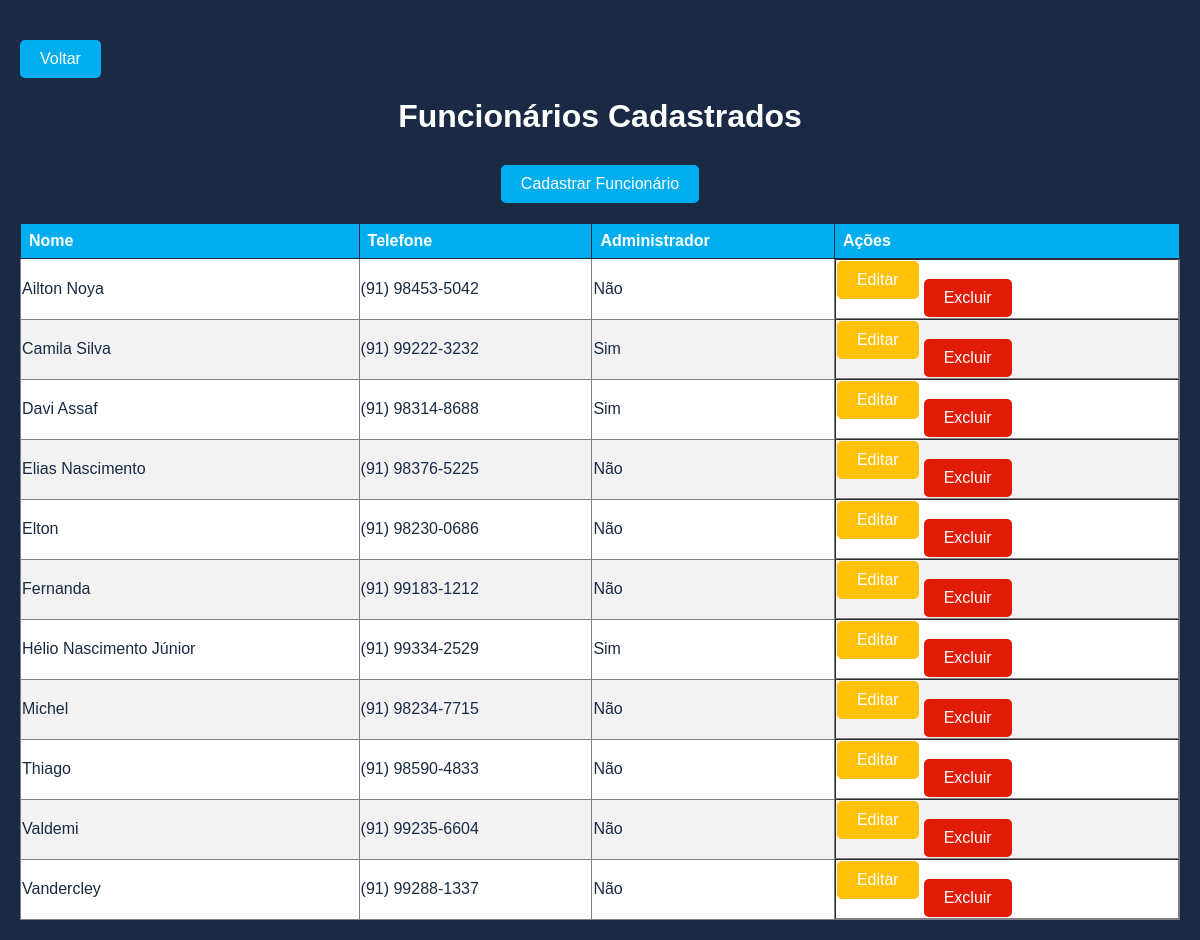
Page /menu/funcionarios/index.php (signed in) on the committed database.
### tables this page shows
CREATE TABLE IF NOT EXISTS `funcionarios` (
  `id_funcionario` int NOT NULL AUTO_INCREMENT,
  `nome` varchar(100) NOT NULL,
  `telefone` varchar(25) NOT NULL,
  `email` varchar(250) DEFAULT NULL,
  `senha` varchar(255) DEFAULT NULL,
  `administrador` tinyint NOT NULL DEFAULT '0',
  PRIMARY KEY (`id_funcionario`),
  UNIQUE KEY `id` (`id_funcionario`)
);

### menu/funcionarios/index.php (the view, shortened to what this page needs)
<?php
include '../conn.php';
$query = "SELECT * FROM funcionarios ORDER BY nome ASC";
$result = $conn->query($query);
?>
<!DOCTYPE html>
<html>
<head>
    <link rel="stylesheet" href="style.css">
</head>
<body>
    <div class="back-button">
        <a href="..">Voltar</a>
    </div>
    <h1>Funcionários Cadastrados</h1>
    <div class="cadastro-button">
        <a href="cadastrar_funcionario">
            <button>Cadastrar Funcionário</button>
        </a>
    </div>
    <table border="1">
        <thead>
            <tr>
                <th>Nome</th>
                <th>Telefone</th>
                <th>Administrador</th>
                <th>Ações</th>
            </tr>
        </thead>
        <tbody>
            <?php while ($row = $result->fetch_assoc()): ?>
                <tr>
                    <td><?php echo $row['nome']; ?></td>
                    <td><?php echo $row['telefone']; ?></td>
                    <td><?php echo $row['administrador'] == 1 ? "Sim" : "Não"; ?></td>
                    <td class="actions">
                        <div class="edit-button">
                            <a href="editar_funcionario?id_funcionario=<?php echo $row['id_funcionario']; ?>">
                                <button>Editar</button>
                            </a>
                        </div>
                        <div>
                            <a href="excluir.php?id_funcionario=<?php echo $row['id_funcionario']; ?>">
                                <button class="delete-button">Excluir</button>
                            </a>
                        </div>
                    </td>
                </tr>
            <?php endwhile; ?>
        </tbody>
    </table>
</body>
</html>

### menu/funcionarios/style.css (style rules this page uses)
h1 { text-align: center; margin-top: 20px; }
.cadastro-button { text-align: center; margin: 20px 0; }
.cadastro-button button { min-width: 150px; }
.edit-button button { background-color: #FFC107; color: white; margin-right: 5px; }
.actions { display: flex; }

### menu/styles.css (style rules this page uses)
body { background-color: var(--primary-color); font-family: var(--font-family); color: var(--secondary-color); margin: 0; padding: 20px; font-family: Arial, Helvetica, sans-serif; }
h1 { text-align: center; }
h1, h2, h3 { margin-bottom: 30px; }
button { background-color: var(--accent-color); color: var(--secondary-color); border: none; padding: 10px 20px; border-radius: var(--border-radius); cursor: pointer; font-size: 1em; transition: background-color 0.3s ease; }
.back-button { margin: 20px; }
.back-button a { background-color: var(--accent-color); color: var(--secondary-color); text-decoration: none; transition: background-color 0.2s, color 0.2s; font-weight: 500; font-size: 1rem; display: inline-block; padding: 10px 20px; border-radius: var(--border-radius); }
.back-button { margin: 20px 0; text-align: left; }
.table-style, table { width: 100%; border-collapse: collapse; background-color: var(--secondary-color); color: var(--primary-color); }
.table-style th, table th { background-color: var(--accent-color); color: var(--secondary-color); border: 1px solid var(--primary-color); padding: 8px; text-align: left; }
.table-style tr:nth-child(even), table tr:nth-child(even) { background-color: var(--neutral-color); }
.delete-button { background-color: #e01c06; color: white; margin-top: 18px; border: none; padding: 10px 20px; border-radius: var(--border-radius); cursor: pointer; font-size: 1em; transition: background-color 0.3s ease; }

### menu/config.css (style rules this page uses)
:root { --primary-color: #1A2A44; --secondary-color: #FFFFFF; --accent-color: #00AEEF; --accent-hover-color: #008FCC; --neutral-color: #F2F2F2; --font-family: Arial, sans-serif; --border-radius: 5px; --container-radius: 10px; --shadow: 0 0 15px rgba(0, 0, 0, 0.2); }

### rows in the picture
funcionarios: nome "Ailton Noya", telefone "(91) 98453-5042", administrador "Não"
funcionarios: nome "Camila Silva", telefone "(91) 99222-3232", administrador "Sim"
funcionarios: nome "Davi Assaf", telefone "(91) 98314-8688", administrador "Sim"
funcionarios: nome "Elias Nascimento", telefone "(91) 98376-5225", administrador "Não"
funcionarios: nome "Elton", telefone "(91) 98230-0686", administrador "Não"
funcionarios: nome "Fernanda", telefone "(91) 99183-1212", administrador "Não"
funcionarios: nome "Hélio Nascimento Júnior", telefone "(91) 99334-2529", administrador "Sim"
funcionarios: nome "Michel", telefone "(91) 98234-7715", administrador "Não"
funcionarios: nome "Thiago", telefone "(91) 98590-4833", administrador "Não"
funcionarios: nome "Valdemi", telefone "(91) 99235-6604", administrador "Não"
funcionarios: nome "Vandercley", telefone "(91) 99288-1337", administrador "Não"
